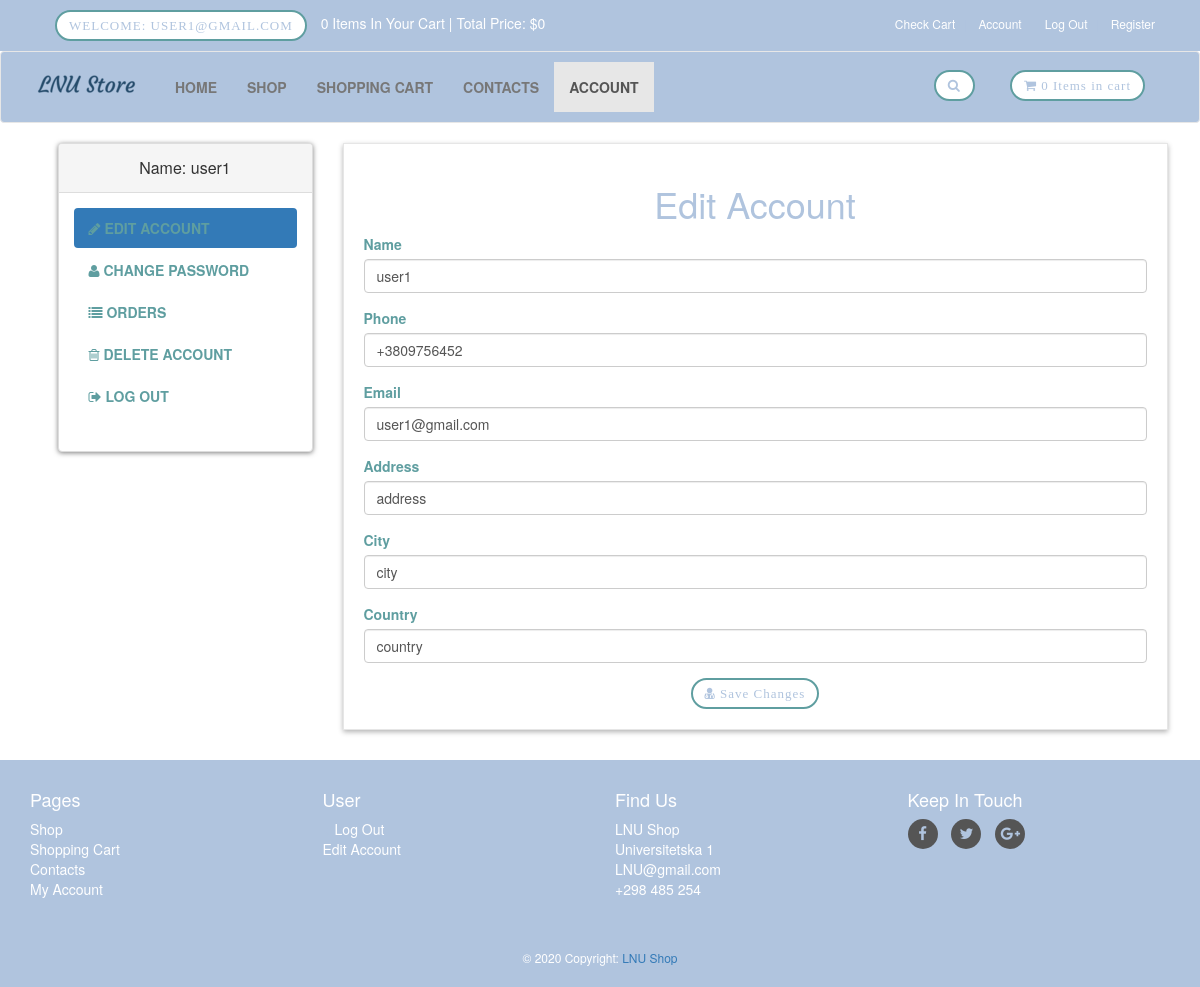
The app's page /customer/account.php?edit_acc (signed in) with its own data.
### tables this page shows
CREATE TABLE `customers` (
  `customer_id` int(10) NOT NULL,
  `customer_name` varchar(255) NOT NULL,
  `customer_phone` varchar(255) NOT NULL,
  `customer_email` varchar(255) NOT NULL,
  `customer_address` text NOT NULL,
  `customer_city` text NOT NULL,
  `customer_country` text NOT NULL,
  `customer_pass` varchar(255) NOT NULL,
  `customer_ip` varchar(100) NOT NULL
);

### customer/edit_acc.php (the view, shortened to what this page needs)
<?php
$customer_session = $_SESSION['customer_email'];
$get_customer = "select * from customers where customer_email='$customer_session'";
$run_customer = mysqli_query($con,$get_customer);
$row_customer = mysqli_fetch_array($run_customer);
$customer_name = $row_customer['customer_name'];
$customer_phone = $row_customer['customer_phone'];
$customer_email = $row_customer['customer_email'];
$customer_address = $row_customer['customer_address'];
$customer_city = $row_customer['customer_city'];
$customer_country = $row_customer['customer_country'];
?>
<h1 align="center">Edit Account</h1>
<form action="" method="post" enctype="multipart/form-data">
    <div class="form-group">
       <label>Name</label>
       <input type="text" class="form-control" name="c_name" value="<?php echo $customer_name; ?>" required>
    </div>
    <div class="form-group">
       <label>Phone</label>
       <input type="text" class="form-control" name="c_phone" value="<?php echo $customer_phone; ?>" required>
    </div>
    <div class="form-group">
       <label>Email</label>
       <input type="text" class="form-control" name="c_email" value="<?php echo $customer_email; ?>" required>
    </div>
    <div class="form-group">
       <label>Address</label>
       <input type="text" class="form-control" name="c_address" value="<?php echo $customer_address; ?>" required>
    </div>
    <div class="form-group">
       <label>City</label>
       <input type="text" class="form-control" name="c_city" value="<?php echo $customer_city; ?>" required>
    </div>
    <div class="form-group">
       <label>Country</label>
       <input type="text" class="form-control" name="c_country" value="<?php echo $customer_country; ?>" required>
    </div>
    <div class="text-center">
       <button type="submit" name="update" class="btn btn-primary">
       <i class="fa fa-user-md"></i> Save Changes
       </button>
   </div>
</form>

### customer/sidebar1.php
<div class="panel panel-default sidebar-menu">
    <div class="panel-heading">
        <?php
        $customer_session = $_SESSION['customer_email'];
        $get_customer = "select * from customers where customer_email='$customer_session'";
        $run_customer = mysqli_query($con,$get_customer);
        $row_customer = mysqli_fetch_array($run_customer);
        $customer_name = $row_customer['customer_name'];
        if(!isset($_SESSION['customer_email'])){
        }else{
            echo "
                <h3 class='panel-title' align='center'>
                    Name: $customer_name
                </h3>
            ";
        }
        ?>
    </div>
    <div class="panel-body">
        <ul class="nav-pills nav-stacked nav category-menu">
            <li class="<?php if(isset($_GET['edit_acc'])){ echo "active"; } ?>">
                <a href="account.php?edit_acc">
                    <i class="fa fa-pencil"></i> Edit Account
                </a>
            </li>
            <li class="<?php if(isset($_GET['change_pass'])){ echo "active"; } ?>">
                <a href="account.php?change_pass">
                    <i class="fa fa-user"></i> Change Password
                </a>
            </li>
            <li class="<?php if(isset($_GET['orders'])){ echo "active"; } ?>">
                <a href="account.php?orders">
                    <i class="fa fa-list"></i> Orders
                </a>
            </li>
            <li class="<?php if(isset($_GET['delete_account'])){ echo "active"; } ?>">
                <a href="account.php?delete_account">
                    <i class="fa fa-trash-o"></i> Delete Account
                </a>
            </li>
            <li>
                <a href="logout.php">
                    <i class="fa fa-sign-out"></i> Log Out
                </a>
            </li>
        </ul>
    </div>
</div>

### customer/styles/style.css (style rules this page uses)
body { font-size: 14px; line-height: 1.42857143; color: #B0C4DE; background: #ffffff; overflow-x: hidden; }
.btn { margin-left: 10px; margin-right: 10px; }
.btn-primary { font-family: Raleway-SemiBold; font-size: 13px; color: #B0C4DE; letter-spacing: 1px; line-height: 15px; border: 2px solid #5F9EA0; border-radius: 40px; background: transparent; background-color: #fff !important; transition: all 0.3s ease 0s; }
#content .panel.sidebar-menu { box-sizing: border-box; box-shadow: 0px 1px 5px rgba(0, 0, 0, .5); }
#content .panel.sidebar-menu ul.nav.category-menu { margin-bottom: 20px; }
#content .panel.sidebar-menu ul.nav.category-menu li a { text-transform: uppercase; font-weight: 600; color: #5F9EA0; }
#content .panel.sidebar-menu h3 { padding: 5px 0px; margin: 0px; }
.form-group { color: #5F9EA0; }

### records on screen
customers: customer_name "user1", c_name "user1", c_phone "+3809756452", c_email "user1@gmail.com", c_address "address", c_city "city", c_country "country"

### other values on screen
$_SESSION['customer_email'] "USER1@GMAIL.COM"
$count_items "0 0"
$total "0"
